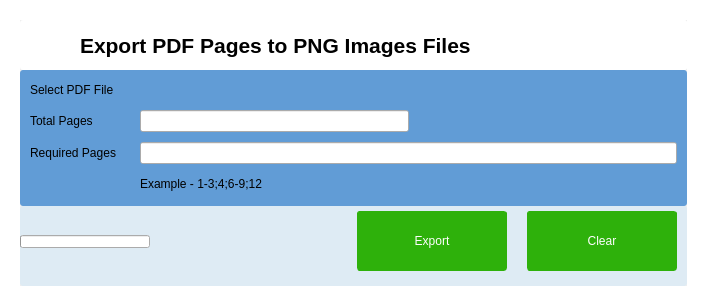
<?xml version="1.0" encoding="UTF-8"?>
<ui version="4.0">
 <class>Frame</class>
 <widget class="QFrame" name="Frame">
  <property name="geometry">
   <rect>
    <x>0</x>
    <y>0</y>
    <width>707</width>
    <height>306</height>
   </rect>
  </property>
  <property name="windowTitle">
   <string>Frame</string>
  </property>
  <property name="styleSheet">
   <string notr="true">
QFrame{
	border-width: 20;
	border-color: rgb(255,255,255);
	border-radius: 3;
	border-style: solid;
}

QPushButton{
	border-width: 1;
	border-color: rgb(46, 177, 11);
	border-radius: 3;
	border-style: solid;
	background-color: rgb(46, 177, 11);
	color: rgb(254, 254, 254);		
	font: 75 14pt &quot;Arial&quot;;
}</string>
  </property>
  <layout class="QVBoxLayout" name="verticalLayout_8">
   <property name="spacing">
    <number>0</number>
   </property>
   <property name="leftMargin">
    <number>0</number>
   </property>
   <property name="topMargin">
    <number>0</number>
   </property>
   <property name="rightMargin">
    <number>0</number>
   </property>
   <property name="bottomMargin">
    <number>0</number>
   </property>
   <item>
    <layout class="QVBoxLayout" name="verticalLayout">
     <property name="spacing">
      <number>0</number>
     </property>
     <property name="leftMargin">
      <number>0</number>
     </property>
     <property name="rightMargin">
      <number>0</number>
     </property>
     <item>
      <widget class="QFrame" name="titleFrame">
       <property name="sizePolicy">
        <sizepolicy hsizetype="Preferred" vsizetype="Expanding">
         <horstretch>0</horstretch>
         <verstretch>0</verstretch>
        </sizepolicy>
       </property>
       <property name="minimumSize">
        <size>
         <width>0</width>
         <height>50</height>
        </size>
       </property>
       <property name="maximumSize">
        <size>
         <width>16777215</width>
         <height>80</height>
        </size>
       </property>
       <property name="autoFillBackground">
        <bool>false</bool>
       </property>
       <property name="styleSheet">
        <string notr="true">


QFrame{
	border-width: 0;
	border-color: rgb(46, 177, 11);
	border-radius: 3;
	border-style: solid;
	background-color: white;
}

</string>
       </property>
       <property name="frameShape">
        <enum>QFrame::StyledPanel</enum>
       </property>
       <property name="frameShadow">
        <enum>QFrame::Raised</enum>
       </property>
       <layout class="QHBoxLayout" name="horizontalLayout">
        <property name="spacing">
         <number>0</number>
        </property>
        <property name="leftMargin">
         <number>0</number>
        </property>
        <property name="topMargin">
         <number>0</number>
        </property>
        <property name="rightMargin">
         <number>0</number>
        </property>
        <property name="bottomMargin">
         <number>0</number>
        </property>
        <item>
         <layout class="QHBoxLayout" name="horizontalLayout_5">
          <property name="spacing">
           <number>0</number>
          </property>
          <property name="leftMargin">
           <number>10</number>
          </property>
          <item>
           <widget class="QLabel" name="_lblFrameIcon">
            <property name="sizePolicy">
             <sizepolicy hsizetype="Fixed" vsizetype="Fixed">
              <horstretch>0</horstretch>
              <verstretch>0</verstretch>
             </sizepolicy>
            </property>
            <property name="minimumSize">
             <size>
              <width>50</width>
              <height>50</height>
             </size>
            </property>
            <property name="maximumSize">
             <size>
              <width>50</width>
              <height>50</height>
             </size>
            </property>
            <property name="styleSheet">
             <string notr="true"/>
            </property>
            <property name="text">
             <string/>
            </property>
            <property name="pixmap">
             <pixmap resource="Resources.qrc">:/resources/images/resources/images/pdf2png2.png</pixmap>
            </property>
            <property name="scaledContents">
             <bool>true</bool>
            </property>
           </widget>
          </item>
          <item>
           <widget class="QLabel" name="_lblFrameTitle">
            <property name="sizePolicy">
             <sizepolicy hsizetype="Expanding" vsizetype="Expanding">
              <horstretch>0</horstretch>
              <verstretch>0</verstretch>
             </sizepolicy>
            </property>
            <property name="minimumSize">
             <size>
              <width>0</width>
              <height>50</height>
             </size>
            </property>
            <property name="maximumSize">
             <size>
              <width>16777215</width>
              <height>80</height>
             </size>
            </property>
            <property name="font">
             <font>
              <pointsize>16</pointsize>
              <weight>75</weight>
              <bold>true</bold>
             </font>
            </property>
            <property name="styleSheet">
             <string notr="true"/>
            </property>
            <property name="text">
             <string>Export PDF Pages to PNG Images Files</string>
            </property>
           </widget>
          </item>
         </layout>
        </item>
       </layout>
      </widget>
     </item>
     <item>
      <widget class="QFrame" name="bodyFrame">
       <property name="styleSheet">
        <string notr="true">QFrame{
	border-width: 0;
	border-color: rgb(46, 177, 11);
	border-radius: 3;
	border-style: solid;
	background-color: rgb(97, 156, 214);
}


</string>
       </property>
       <property name="frameShape">
        <enum>QFrame::StyledPanel</enum>
       </property>
       <property name="frameShadow">
        <enum>QFrame::Raised</enum>
       </property>
       <layout class="QVBoxLayout" name="verticalLayout_7">
        <property name="leftMargin">
         <number>0</number>
        </property>
        <property name="topMargin">
         <number>10</number>
        </property>
        <property name="rightMargin">
         <number>0</number>
        </property>
        <property name="bottomMargin">
         <number>0</number>
        </property>
        <item>
         <layout class="QVBoxLayout" name="verticalLayout_2">
          <property name="spacing">
           <number>10</number>
          </property>
          <property name="leftMargin">
           <number>10</number>
          </property>
          <property name="rightMargin">
           <number>10</number>
          </property>
          <item>
           <widget class="QLabel" name="label_11">
            <property name="minimumSize">
             <size>
              <width>0</width>
              <height>20</height>
             </size>
            </property>
            <property name="maximumSize">
             <size>
              <width>16777215</width>
              <height>30</height>
             </size>
            </property>
            <property name="autoFillBackground">
             <bool>false</bool>
            </property>
            <property name="styleSheet">
             <string notr="true"/>
            </property>
            <property name="text">
             <string>Select PDF File</string>
            </property>
           </widget>
          </item>
          <item>
           <layout class="QHBoxLayout" name="horizontalLayout_2">
            <property name="leftMargin">
             <number>0</number>
            </property>
            <property name="topMargin">
             <number>0</number>
            </property>
            <property name="rightMargin">
             <number>0</number>
            </property>
            <item>
             <widget class="QLabel" name="label">
              <property name="sizePolicy">
               <sizepolicy hsizetype="Preferred" vsizetype="Preferred">
                <horstretch>0</horstretch>
                <verstretch>0</verstretch>
               </sizepolicy>
              </property>
              <property name="minimumSize">
               <size>
                <width>100</width>
                <height>0</height>
               </size>
              </property>
              <property name="maximumSize">
               <size>
                <width>200</width>
                <height>16777215</height>
               </size>
              </property>
              <property name="text">
               <string>Total Pages</string>
              </property>
             </widget>
            </item>
            <item>
             <widget class="QLineEdit" name="_txtTotalPages"/>
            </item>
            <item>
             <spacer name="horizontalSpacer">
              <property name="orientation">
               <enum>Qt::Horizontal</enum>
              </property>
              <property name="sizeHint" stdset="0">
               <size>
                <width>40</width>
                <height>20</height>
               </size>
              </property>
             </spacer>
            </item>
           </layout>
          </item>
          <item>
           <layout class="QHBoxLayout" name="horizontalLayout_3">
            <property name="leftMargin">
             <number>0</number>
            </property>
            <property name="topMargin">
             <number>0</number>
            </property>
            <item>
             <widget class="QLabel" name="label_2">
              <property name="sizePolicy">
               <sizepolicy hsizetype="Fixed" vsizetype="Preferred">
                <horstretch>0</horstretch>
                <verstretch>0</verstretch>
               </sizepolicy>
              </property>
              <property name="minimumSize">
               <size>
                <width>100</width>
                <height>0</height>
               </size>
              </property>
              <property name="maximumSize">
               <size>
                <width>100</width>
                <height>16777215</height>
               </size>
              </property>
              <property name="text">
               <string>Required Pages</string>
              </property>
             </widget>
            </item>
            <item>
             <widget class="QLineEdit" name="_txtRequiredPages"/>
            </item>
           </layout>
          </item>
          <item>
           <layout class="QHBoxLayout" name="horizontalLayout_7">
            <property name="spacing">
             <number>10</number>
            </property>
            <property name="topMargin">
             <number>0</number>
            </property>
            <item>
             <widget class="QLabel" name="label_12">
              <property name="sizePolicy">
               <sizepolicy hsizetype="Fixed" vsizetype="Preferred">
                <horstretch>0</horstretch>
                <verstretch>0</verstretch>
               </sizepolicy>
              </property>
              <property name="minimumSize">
               <size>
                <width>100</width>
                <height>20</height>
               </size>
              </property>
              <property name="maximumSize">
               <size>
                <width>100</width>
                <height>30</height>
               </size>
              </property>
              <property name="styleSheet">
               <string notr="true"/>
              </property>
              <property name="text">
               <string/>
              </property>
             </widget>
            </item>
            <item>
             <widget class="QLabel" name="_lblExample">
              <property name="text">
               <string>Example - 1-3;4;6-9;12</string>
              </property>
             </widget>
            </item>
            <item>
             <spacer name="horizontalSpacer_2">
              <property name="orientation">
               <enum>Qt::Horizontal</enum>
              </property>
              <property name="sizeHint" stdset="0">
               <size>
                <width>40</width>
                <height>20</height>
               </size>
              </property>
             </spacer>
            </item>
           </layout>
          </item>
         </layout>
        </item>
        <item>
         <spacer name="verticalSpacer_3">
          <property name="orientation">
           <enum>Qt::Vertical</enum>
          </property>
          <property name="sizeHint" stdset="0">
           <size>
            <width>20</width>
            <height>40</height>
           </size>
          </property>
         </spacer>
        </item>
       </layout>
      </widget>
     </item>
     <item>
      <widget class="QFrame" name="bottomFrame">
       <property name="sizePolicy">
        <sizepolicy hsizetype="Expanding" vsizetype="Expanding">
         <horstretch>0</horstretch>
         <verstretch>0</verstretch>
        </sizepolicy>
       </property>
       <property name="minimumSize">
        <size>
         <width>0</width>
         <height>80</height>
        </size>
       </property>
       <property name="maximumSize">
        <size>
         <width>16777215</width>
         <height>100</height>
        </size>
       </property>
       <property name="styleSheet">
        <string notr="true">


QFrame{
	border-width: 0;
	border-color: rgb(46, 177, 11);
	border-radius: 3;
	border-style: solid;
	background-color: rgb(222, 235, 244);
}

</string>
       </property>
       <property name="frameShape">
        <enum>QFrame::StyledPanel</enum>
       </property>
       <property name="frameShadow">
        <enum>QFrame::Raised</enum>
       </property>
       <layout class="QHBoxLayout" name="horizontalLayout_12">
        <property name="spacing">
         <number>0</number>
        </property>
        <property name="leftMargin">
         <number>0</number>
        </property>
        <property name="topMargin">
         <number>0</number>
        </property>
        <property name="rightMargin">
         <number>0</number>
        </property>
        <item>
         <layout class="QHBoxLayout" name="horizontalLayout_13">
          <property name="spacing">
           <number>20</number>
          </property>
          <property name="rightMargin">
           <number>10</number>
          </property>
          <item>
           <layout class="QHBoxLayout" name="horizontalLayout_14">
            <property name="spacing">
             <number>10</number>
            </property>
            <item>
             <widget class="QProgressBar" name="progressBar">
              <property name="sizePolicy">
               <sizepolicy hsizetype="Fixed" vsizetype="Fixed">
                <horstretch>0</horstretch>
                <verstretch>0</verstretch>
               </sizepolicy>
              </property>
              <property name="minimumSize">
               <size>
                <width>130</width>
                <height>13</height>
               </size>
              </property>
              <property name="maximumSize">
               <size>
                <width>130</width>
                <height>13</height>
               </size>
              </property>
              <property name="value">
               <number>0</number>
              </property>
              <property name="textVisible">
               <bool>false</bool>
              </property>
             </widget>
            </item>
            <item>
             <widget class="QLabel" name="_lblProgressStatus">
              <property name="sizePolicy">
               <sizepolicy hsizetype="Preferred" vsizetype="Fixed">
                <horstretch>0</horstretch>
                <verstretch>0</verstretch>
               </sizepolicy>
              </property>
              <property name="text">
               <string/>
              </property>
             </widget>
            </item>
           </layout>
          </item>
          <item>
           <widget class="QPushButton" name="_btnExportPdf2Png">
            <property name="sizePolicy">
             <sizepolicy hsizetype="Expanding" vsizetype="Expanding">
              <horstretch>0</horstretch>
              <verstretch>0</verstretch>
             </sizepolicy>
            </property>
            <property name="minimumSize">
             <size>
              <width>120</width>
              <height>40</height>
             </size>
            </property>
            <property name="maximumSize">
             <size>
              <width>150</width>
              <height>60</height>
             </size>
            </property>
            <property name="text">
             <string>Export</string>
            </property>
            <property name="icon">
             <iconset resource="Resources.qrc">
              <normaloff>:/resources/images/resources/images/export.png</normaloff>:/resources/images/resources/images/export.png</iconset>
            </property>
            <property name="iconSize">
             <size>
              <width>16</width>
              <height>16</height>
             </size>
            </property>
           </widget>
          </item>
          <item>
           <widget class="QPushButton" name="_btnClear">
            <property name="sizePolicy">
             <sizepolicy hsizetype="Expanding" vsizetype="Expanding">
              <horstretch>0</horstretch>
              <verstretch>0</verstretch>
             </sizepolicy>
            </property>
            <property name="minimumSize">
             <size>
              <width>120</width>
              <height>40</height>
             </size>
            </property>
            <property name="maximumSize">
             <size>
              <width>150</width>
              <height>60</height>
             </size>
            </property>
            <property name="text">
             <string>Clear</string>
            </property>
            <property name="icon">
             <iconset resource="Resources.qrc">
              <normaloff>:/resources/images/resources/images/clear.png</normaloff>:/resources/images/resources/images/clear.png</iconset>
            </property>
           </widget>
          </item>
         </layout>
        </item>
       </layout>
      </widget>
     </item>
    </layout>
   </item>
  </layout>
 </widget>
 <resources>
  <include location="Resources.qrc"/>
 </resources>
 <connections/>
</ui>
